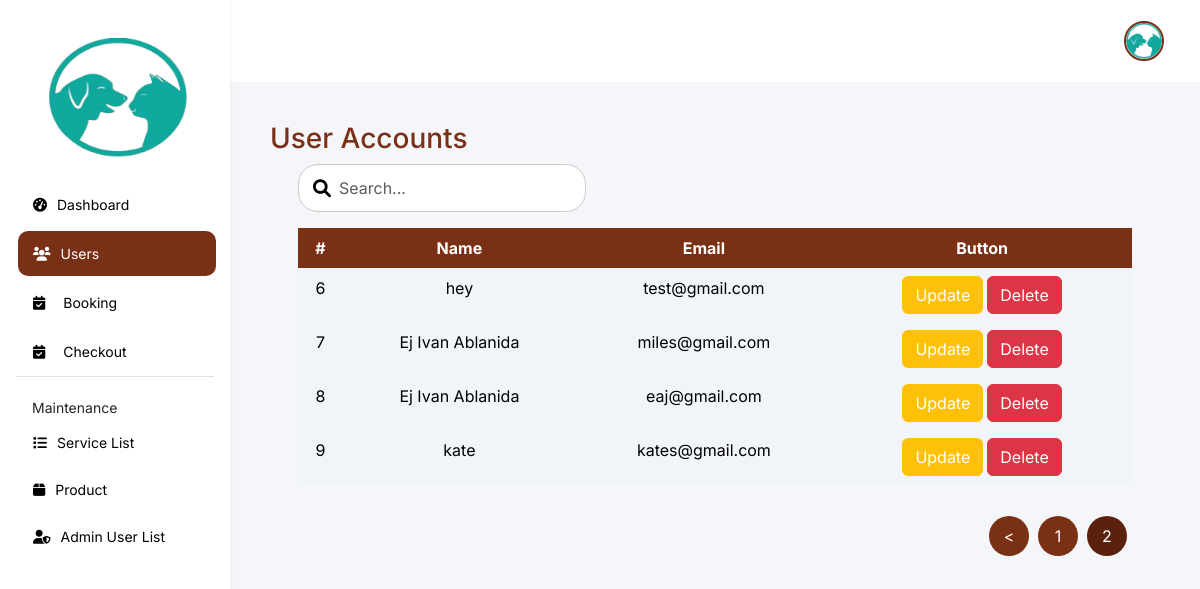
The app's page /features/admin/web/api/users.php?page=2 (signed in), older data.
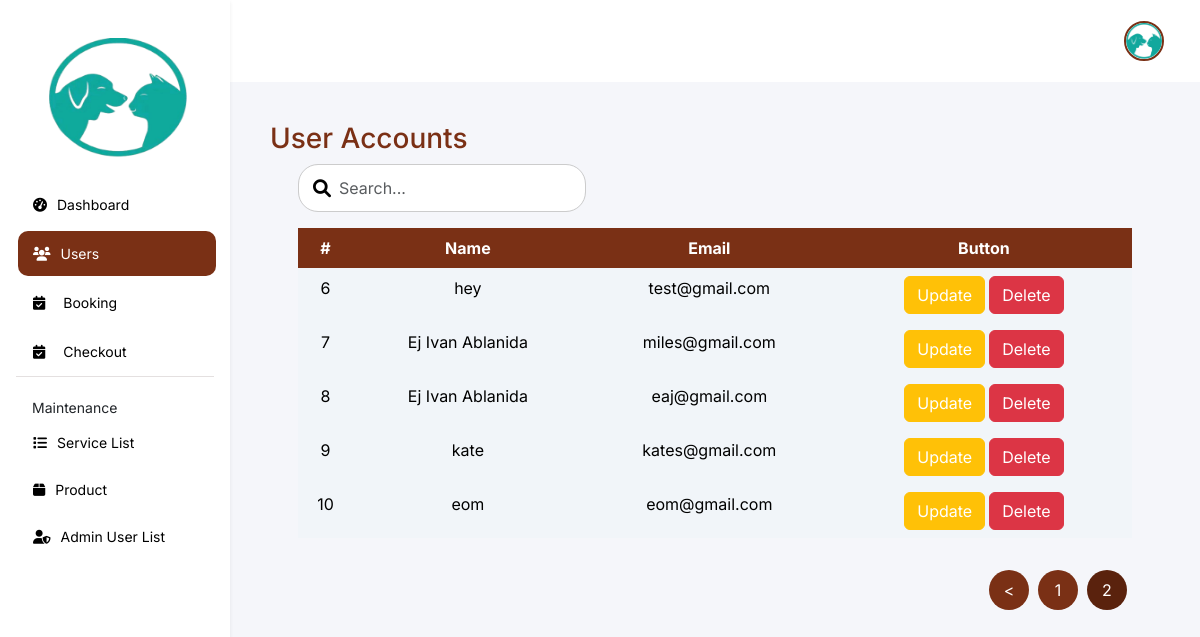
The same page, newer data.
### tables this page shows
CREATE TABLE `users` (
  `id` int(11) NOT NULL,
  `name` varchar(100) NOT NULL,
  `email` varchar(100) NOT NULL,
  `password` varchar(255) NOT NULL,
  `created_at` timestamp NOT NULL DEFAULT current_timestamp(),
  `role` enum('user','admin','staff') NOT NULL DEFAULT 'user',
  `profile_picture` varchar(255) NOT NULL DEFAULT 'customer.jfif',
  `latitude` decimal(9,6) DEFAULT NULL,
  `longitude` decimal(9,6) DEFAULT NULL,
  `contact_number` varchar(15) DEFAULT NULL,
  `home_street` varchar(255) DEFAULT NULL,
  `address_search` varchar(255) DEFAULT NULL
);

### features/admin/function/php/users.php (the view, shortened to what the changed rows need)
<?php
include '../../../../db.php';
$recordsPerPage = 5;
$page = isset($_GET['page']) ? (int)$_GET['page'] : 1;
$page = max($page, 1);
$offset = ($page - 1) * $recordsPerPage;
$sql = "SELECT id, name, email FROM users LIMIT $recordsPerPage OFFSET $offset";
$result = $conn->query($sql);
if (!$result) {
    echo "Error: " . $conn->error;
} else {
    if ($result->num_rows > 0) {
        $count = $offset + 1;
        while ($row = $result->fetch_assoc()) {
            $id = $row['id'];
            echo "<tr>";
            echo "<td>$count</td>";
            echo "<td>" . htmlspecialchars($row['name']) . "</td>";
            echo "<td>" . htmlspecialchars($row['email']) . "</td>";
            echo "<td class='d-flex gap-1 justify-content-center'>";
            echo "<button class='btn btn-warning text-white' data-bs-toggle='modal' data-bs-target='#updateModal' data-id='$id' data-name='" . htmlspecialchars($row['name']) . "' data-email='" . htmlspecialchars($row['email']) . "'>Update</button>";
            echo "<form action='../../function/php/delete_user.php' method='POST'>";
            echo "<input type='submit' value='Delete' class='btn btn-danger' />";
            echo "</form>";
            echo "</td>";
            echo "</tr>";
            $count++;
        }
    } else {
        echo "<tr><td colspan='4'>No users found</td></tr>";
    }
}
$totalSql = "SELECT COUNT(*) as total FROM users";
$totalResult = $conn->query($totalSql);
$totalRows = $totalResult->fetch_assoc()['total'];
$totalPages = ceil($totalRows / $recordsPerPage);
?>
<link rel="stylesheet" href="https://cdnjs.cloudflare.com/ajax/libs/sweetalert/1.1.3/sweetalert.min.css">

### features/admin/web/api/users.php (shortened to what the changed rows need)
<!DOCTYPE html>
<html lang="en">
<head>
    <link rel="stylesheet" href="https://cdnjs.cloudflare.com/ajax/libs/font-awesome/6.0.0-beta3/css/all.min.css">
    <link href="https://cdn.jsdelivr.net/npm/bootstrap@5.3.3/dist/css/bootstrap.min.css" rel="stylesheet">
    <link rel="stylesheet" href="../../css/app-req.css">
    <link rel="stylesheet" href="https://cdnjs.cloudflare.com/ajax/libs/sweetalert/1.1.3/sweetalert.min.css">
</head>
<body>
    <div class="content flex-grow-1">
        <div class="app-req">
            <div class="table-wrapper px-lg-5">
                <table class="table table-hover table-remove-borders">
                    <thead class="thead-light">
                        <tr>
                            <th>#</th>
                            <th>Name</th>
                            <th>Email</th>
                            <th>Button</th>
                        </tr>
                    </thead>
                    <tbody id="tableBody">
                        <?php
                        include '../../../../db.php';
                        include '../../function/php/users.php'
                        ?>
                    </tbody>
                </table>
            </div>
            <ul class="pagination justify-content-end mt-3 px-lg-5">
                <?php
                $startPage = max(1, $page - 1);
                $endPage = min($totalPages, $startPage + 2);
                for ($i = $startPage; $i <= $endPage; $i++): ?>
                    <li class="page-item <?= $i == $page ? 'active' : '' ?>">
                        <a class="page-link" href="?page=<?= $i ?>"><?= $i ?></a>
                    </li>
                <?php endfor; ?>
            </ul>
        </div>
    </div>
</body>
</html>

Row changes from the older to the newer data that the page shows:
added users: name "eom", email "eom@gmail.com"
